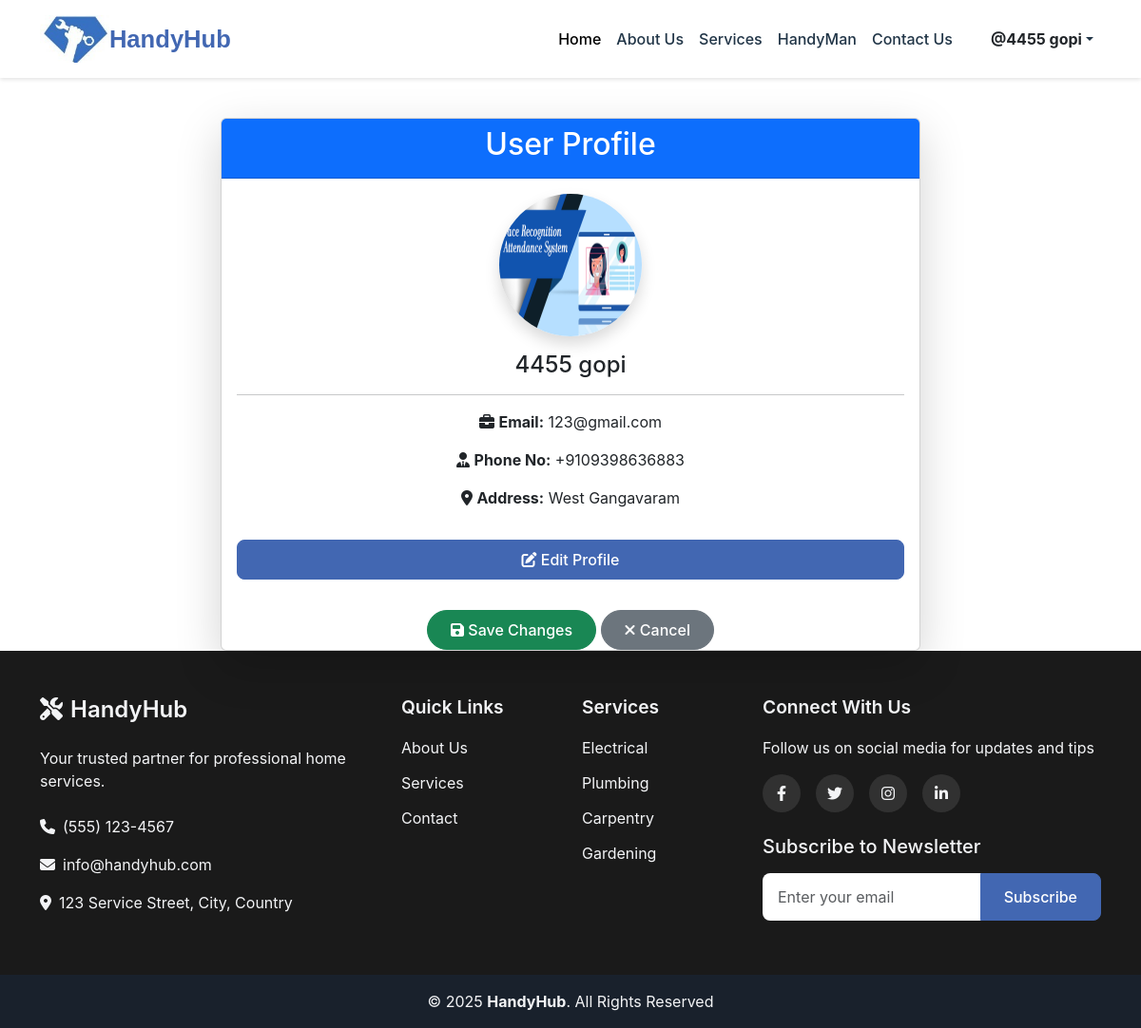
Screenshot of /profile-customer (signed in) with the database file from the repository.
### Handy/models.py (models this page shows, shortened)
class User(db.Model, UserMixin):
    id = db.Column(db.Integer, primary_key=True)
    first_name = db.Column(db.String(100), nullable=False)
    last_name = db.Column(db.String(100), nullable=False)
    email = db.Column(db.String(120), unique=True, nullable=False)
    phone = db.Column(db.String(15), unique=True, nullable=False)
    address = db.Column(db.String(500), nullable=False)
    role = db.Column(db.String(20), nullable=False)
    image = db.Column(db.String(255), nullable=True, default='default.png')  # Image field
    password_hash = db.Column(db.String(256), nullable=False)
    created_at = db.Column(db.DateTime, default=datetime.utcnow)

### Handy/views.py (the view, shortened to what this page needs)
@views.route('/profile-customer', methods=['GET', 'POST'])
@login_required
def customer_profile():
    return render_template('customer_profile.html', user=current_user)

### Handy/templates/customer_profile.html (shortened to what this page needs)
{% extends "base.html" %}
{% block content %}
<div class="container mt-5">
    <div class="row justify-content-center">
        <div class="col-md-8">
            <div class="card shadow-lg text-center">
                <div class="card-header bg-primary text-white">
                    <h2>User Profile</h2>
                </div>
                <div class="card-body">
                    <div class="d-flex justify-content-center mb-3">
                        <img id="profileImage"
                             src="{{ url_for('static', filename='uploads/providers/' + user.image) }}"
                             alt="Profile Picture"
                             class="rounded-circle shadow"
                             width="150" height="150">
                    </div>
                    <div id="displayMode">
                        <h4 class="mb-1">{{ user.first_name }} {{ user.last_name }}</h4>
                        <hr>
                        <p><i class="fas fa-briefcase"></i> <strong>Email:</strong> {{ user.email}}</p>
                        <p><i class="fas fa-user-tie"></i> <strong>Phone No:</strong> +91{{ user.phone }}</p>
                        <p><i class="fas fa-map-marker-alt"></i> <strong>Address:</strong> {{ user.address}}</p>
                        <button class="btn btn-primary w-100 mt-3" onclick="toggleEdit(true)">
                            <i class="fas fa-edit"></i> Edit Profile
                        </button>
                    </div>
                        </div>
                        <div class="text-center mt-3">
                            <button type="submit" class="btn btn-success rounded-pill px-4">
                                <i class="fas fa-save"></i> Save Changes
                            </button>
                            <button type="button" class="btn btn-secondary rounded-pill px-4" onclick="toggleEdit(false)">
                                <i class="fas fa-times"></i> Cancel
                            </button>
                        </div>
                </div>
            </div>
        </div>
    </div>
{% endblock %}

### Handy/templates/base.html (shortened to what this page needs)
<html lang="en">
  <head>
    <link href="https://cdn.jsdelivr.net/npm/bootstrap@5.3.2/dist/css/bootstrap.min.css" rel="stylesheet">
    <link rel="stylesheet" href="{{url_for('static' ,filename='styles.css')}}"/>
    <link rel="stylesheet" href="https://cdnjs.cloudflare.com/ajax/libs/font-awesome/6.1.1/css/all.min.css">
  </head>
  <body>
    <nav class="navbar navbar-expand-lg fixed-top">
      <div class="container">
          <img src="{{ url_for('static', filename='logo.png') }}" alt="HandyHub Logo" class="navbar-logo">
          <a class="navbar-brand" href="/">HandyHub</a>
          <div class="collapse navbar-collapse" id="navbarNav">
            <ul class="navbar-nav ms-auto">
                <li class="nav-item">
                    <a class="nav-link active" href="/">Home</a>
                </li>
                <li class="nav-item">
                    <a class="nav-link" href="{{ url_for('views.about') }}">About Us</a>
                </li>
                <li class="nav-item">
                    <a class="nav-link" href="{{ url_for('views.services') }}">Services</a>
                </li>
                <li class="nav-item">
                    <a class="nav-link" href="{{ url_for('views.handyman') }}">HandyMan</a>
                </li>
                <li class="nav-item">
                    <a class="nav-link" href="{{ url_for('views.contact') }}">Contact Us</a>
                </li>
                {% if current_user.is_authenticated %}
                <li class="nav-item dropdown ms-lg-3">
                    <a class="nav-link dropdown-toggle d-flex align-items-center" href="#" id="profileDropdown" role="button" data-bs-toggle="dropdown" aria-expanded="false">
                        <span class="ms-2 fw-bold fs-6 text-dark">@{{ current_user.first_name }} {{ current_user.last_name }}</span>
                    </a>
                </li>
                {% endif %}
            </ul>
        </div>
      </div>
  </nav>
    {% block content %}{% endblock %}
    <footer class="footer">
      <div class="footer-top py-5">
        <div class="container">
          <div class="row g-4">
            <div class="col-lg-4 col-md-6">
              <div class="footer-info">
                <h3><i class="fas fa-tools me-2"></i>HandyHub</h3>
                <p class="mb-4">Your trusted partner for professional home services.</p>
                <p><i class="fas fa-phone me-2"></i>(555) 123-4567</p>
                <p><i class="fas fa-envelope me-2"></i>info@handyhub.com</p>
                <p><i class="fas fa-map-marker-alt me-2"></i>123 Service Street, City, Country</p>
              </div>
            </div>
            <div class="col-lg-4 col-md-6">
              <div class="row">
                <div class="col-6">
                  <h4>Quick Links</h4>
                  <ul class="footer-links">
                    <li><a href="{{ url_for('views.about') }}">About Us</a></li>
                    <li><a href="{{ url_for('views.services') }}">Services</a></li>
                    <li><a href="{{ url_for('views.contact') }}">Contact</a></li>
                  </ul>
                </div>
                <div class="col-6">
                  <h4>Services</h4>
                  <ul class="footer-links">
                    <li><a href="{{ url_for('views.services') }}#electrical">Electrical</a></li>
                    <li><a href="{{ url_for('views.services') }}#plumbing">Plumbing</a></li>
                    <li><a href="{{ url_for('views.services') }}#carpentry">Carpentry</a></li>
                    <li><a href="{{ url_for('views.services') }}#gardening">Gardening</a></li>
                  </ul>
                </div>
              </div>
            </div>
            <div class="col-lg-4 col-md-12">
              <h4>Connect With Us</h4>
              <p class="mb-3">Follow us on social media for updates and tips</p>
              <div class="social-links mb-4">
                <a href="#" class="facebook"><i class="fa-brands fa-facebook-f"></i></a>
                <a href="#" class="twitter"><i class="fa-brands fa-twitter"></i></a>
                <a href="#" class="instagram"><i class="fa-brands fa-instagram"></i></a>
                <a href="#" class="fa-brands fa-linkedin-in"></a>
              </div>
              <div class="newsletter">
                <h5>Subscribe to Newsletter</h5>
                <div class="input-group">
                  <input type="email" class="form-control" placeholder="Enter your email">
                  <button class="btn btn-primary" type="button">Subscribe</button>
                </div>
              </div>
            </div>
          </div>
        </div>
      </div>
      <div class="footer-bottom py-3">
        <div class="container text-center">
          <div class="copyright">
            © <span id="currentYear">2024</span> <strong>HandyHub</strong>. All Rights Reserved
          </div>
        </div>
      </div>
    </footer>
  </body>
</html>

### Handy/static/styles.css (style rules this page uses)
:root { --primary-color: #4267B2; --secondary-color: #4267B2; --text-color: #213547; --bg-color: #ffffff; --footer-bg: #1f2937; --footer-text: #f3f4f6; }
body { margin: 0; font-family: 'Inter', system-ui, -apple-system, sans-serif; color: var(--text-color); background-color: var(--bg-color); padding-top: 76px; }
.navbar { background-color: var(--bg-color); box-shadow: 0 2px 4px rgba(0,0,0,0.1); padding: 1rem 0; display: flex; justify-content: space-between; }
.navbar-brand { font-family: 'Poppins', sans-serif; font-weight: 600; color:#4267B2; font-size: 1.6rem; text-decoration: none; display: flex; align-items: center; }
.nav-link { font-weight: 500; color: var(--text-color); padding: 0.5rem 1rem; transition: color 0.3s ease; }
.navbar-logo { height: 50px; max-width: 100px; width: auto; }
.footer { background-color: #1a1a1a; color: #fff; }
.footer-top { background-color: #1a1a1a; }
.footer-bottom { background-color: #111; }
.footer { background-color: var(--footer-bg); color: var(--footer-text); }
.footer-top { padding: 60px 0; }
.footer h3 { font-size: 1.5rem; margin-bottom: 1.5rem; font-weight: 600; }
.footer h4 { font-size: 1.2rem; margin-bottom: 1.2rem; font-weight: 600; }
.footer-links { list-style: none; padding: 0; margin: 0; }
.footer-links li { margin-bottom: 0.8rem; }
.footer-links a { color: var(--footer-text); text-decoration: none; transition: color 0.3s ease; display: inline-flex; align-items: center; }
.social-links { display: flex; gap: 1rem; }
.social-links a { display: inline-flex; align-items: center; justify-content: center; width: 40px; height: 40px; border-radius: 50%; background: rgba(255, 255, 255, 0.1); color: var(--footer-text); text-decoration: none; transition: all 0.3s ease; }
.newsletter .input-group { margin-top: 1rem; }
.newsletter .form-control { border-radius: 0.5rem 0 0 0.5rem; border: none; padding: 0.75rem 1rem; }
.newsletter .btn { border-radius: 0 0.5rem 0.5rem 0; padding: 0.75rem 1.5rem; }
.footer-bottom { background: rgba(0, 0, 0, 0.2); padding: 1rem 0; }
.btn { padding: 0.5rem 1.5rem; font-weight: 500; border-radius: 0.5rem; transition: all 0.3s ease; }
.btn-primary { background-color: var(--primary-color); border-color: var(--primary-color); }

### rows the page displays
User: first_name "4455", last_name "gopi", image (picture), email "123@gmail.com", phone "09398636883", address "West Gangavaram"
